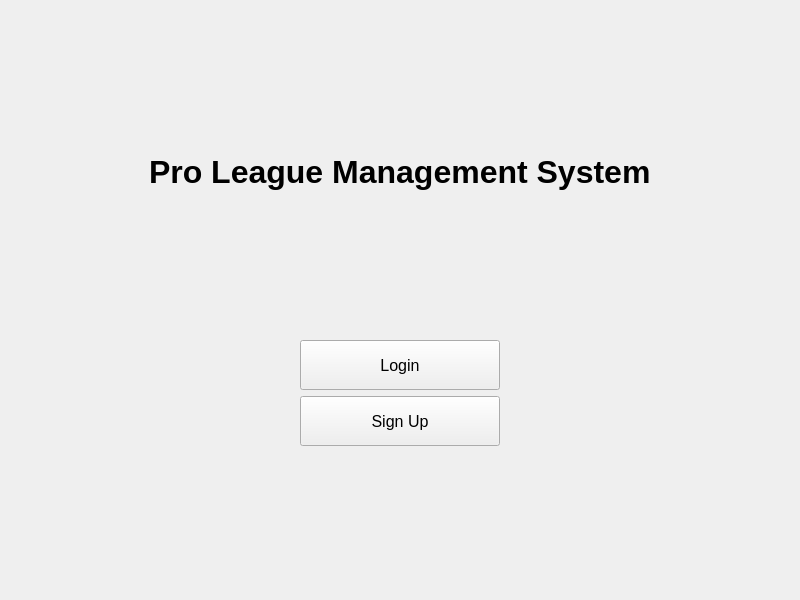
<?xml version="1.0" encoding="UTF-8"?>
<ui version="4.0">
 <class>HomePage</class>
 <widget class="QWidget" name="HomePage">
  <property name="geometry">
   <rect>
    <x>0</x>
    <y>0</y>
    <width>800</width>
    <height>600</height>
   </rect>
  </property>
  <property name="windowTitle">
   <string>Pro League Management System</string>
  </property>
  <layout class="QVBoxLayout" name="verticalLayout">
   <item>
    <spacer name="verticalSpacer">
     <property name="orientation">
      <enum>Qt::Vertical</enum>
     </property>
     <property name="sizeHint" stdset="0">
      <size>
       <width>20</width>
       <height>40</height>
      </size>
     </property>
    </spacer>
   </item>
   <item alignment="Qt::AlignHCenter">
    <widget class="QLabel" name="titleLabel">
     <property name="font">
      <font>
       <pointsize>24</pointsize>
       <bold>true</bold>
      </font>
     </property>
     <property name="text">
      <string>Pro League Management System</string>
     </property>
    </widget>
   </item>
   <item>
    <spacer name="verticalSpacer_2">
     <property name="orientation">
      <enum>Qt::Vertical</enum>
     </property>
     <property name="sizeHint" stdset="0">
      <size>
       <width>20</width>
       <height>40</height>
      </size>
     </property>
    </spacer>
   </item>
   <item alignment="Qt::AlignHCenter">
    <widget class="QPushButton" name="loginButton">
     <property name="minimumSize">
      <size>
       <width>200</width>
       <height>50</height>
      </size>
     </property>
     <property name="font">
      <font>
       <pointsize>12</pointsize>
      </font>
     </property>
     <property name="text">
      <string>Login</string>
     </property>
    </widget>
   </item>
   <item alignment="Qt::AlignHCenter">
    <widget class="QPushButton" name="signupButton">
     <property name="minimumSize">
      <size>
       <width>200</width>
       <height>50</height>
      </size>
     </property>
     <property name="font">
      <font>
       <pointsize>12</pointsize>
      </font>
     </property>
     <property name="text">
      <string>Sign Up</string>
     </property>
    </widget>
   </item>
   <item>
    <spacer name="verticalSpacer_3">
     <property name="orientation">
      <enum>Qt::Vertical</enum>
     </property>
     <property name="sizeHint" stdset="0">
      <size>
       <width>20</width>
       <height>40</height>
      </size>
     </property>
    </spacer>
   </item>
  </layout>
 </widget>
 <resources/>
 <connections/>
</ui> 
